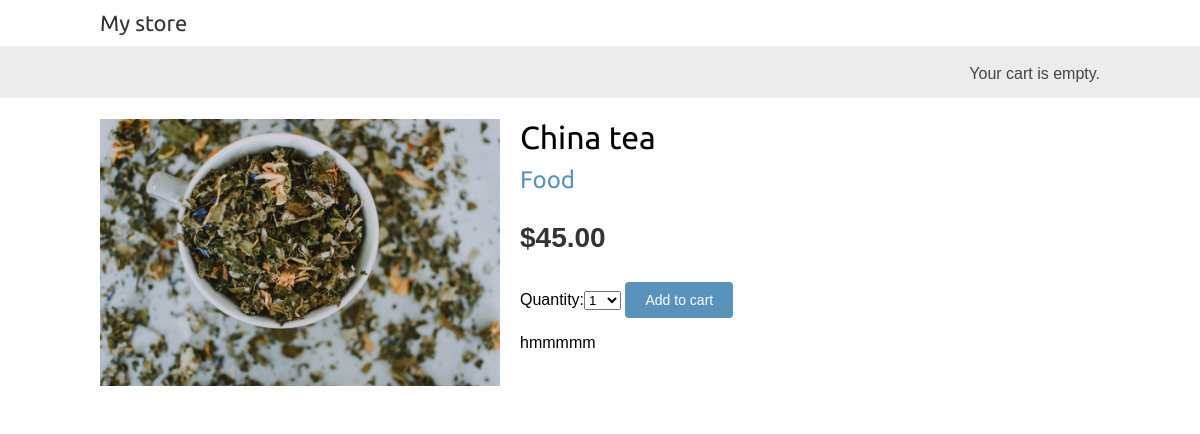
The page /4/china-tea/ on the database as committed earlier.
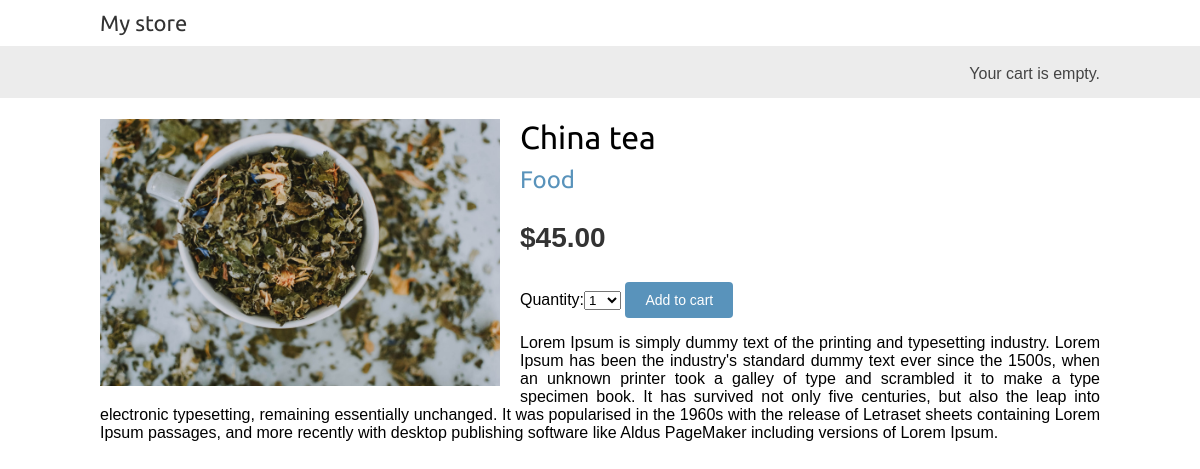
The same page on the database as committed later.
### store/models.py (models this page shows, shortened)
class Product(models.Model):
    category = models.ForeignKey(Category,related_name='products',on_delete=models.CASCADE)
    name = models.CharField(max_length=200, db_index=True)
    slug = models.SlugField(max_length=200, db_index=True)
    image = models.ImageField(upload_to='products/%Y/%m/%d',blank=True)
    description = models.TextField(blank=True)
    price = models.DecimalField(max_digits=10, decimal_places=2)
    available = models.BooleanField(default=True)
    created = models.DateTimeField(auto_now_add=True)
    updated = models.DateTimeField(auto_now=True)
    class Meta:
        ordering = ('name',)
        index_together = (('id', 'slug'),)

class Category(models.Model):
    name = models.CharField(max_length=200,db_index=True)
    slug = models.SlugField(max_length=200,unique=True)
    class Meta:
        ordering = ('name',)
        verbose_name = 'category'
        verbose_name_plural = 'categories'
    def __str__(self):
        return self.name
    def get_absolute_url(self):
        return reverse('store:product_list_by_category',args=[self.slug])

### store/views.py (the view)
# urls.py: path('<int:id>/<slug:slug>/', views.product_detail,name='product_detail'),
def product_detail(request, id, slug):
    product = get_object_or_404(Product,id=id,slug=slug,available=True)
    cart_product_form = CartAddProductForm()
    return render(request,'store/product/detail.html',
    {'product': product,
    'cart_product_form': cart_product_form
    })

### cart/forms.py
class CartAddProductForm(forms.Form):
    quantity = forms.TypedChoiceField(choices=PRODUCT_QUANTITY_CHOICES,coerce=int)
    override = forms.BooleanField(required=False,initial=False,widget=forms.HiddenInput)

### store/templates/store/product/detail.html (shortened to what this page needs)
{% extends "store/base.html" %}
{% load static %}
{% block content %}
<div class="product-detail">
    <img src="{% if product.image %}{{ product.image.url }}{% else %}
{% static "img/no_image.png" %}{% endif %}">
<h1>{{ product.name }}</h1>
<h2>
<a href="{{ product.category.get_absolute_url }}">
{{ product.category }}
</a>
</h2>
<p class="price">${{ product.price }}</p>
<form action="{% url 'cart:cart_add' product.id %}" method="post">
{{ cart_product_form }}
<input type="submit" value="Add to cart">
</form>
{{ product.description|linebreaks }}
</div>
{% endblock %}

Rows that differ between the two databases and show on the page:
changed Product "China tea": description "hmmmmm" → "Lorem Ipsum is simply dummy text of the printing and typesetting industry. Lorem Ipsum has been the industry's standard dummy text ever since the 1500s, when an unknown printer took a galley of type and scrambled it to make a type specimen book. It has survived not only five centuries, but also the leap into electronic typesetting, remaining essentially unchanged. It was popularised in the 1960s with the release of Letraset sheets containing Lorem Ipsum passages, and more recently with desktop publishing software like Aldus PageMaker including versions of Lorem Ipsum."
